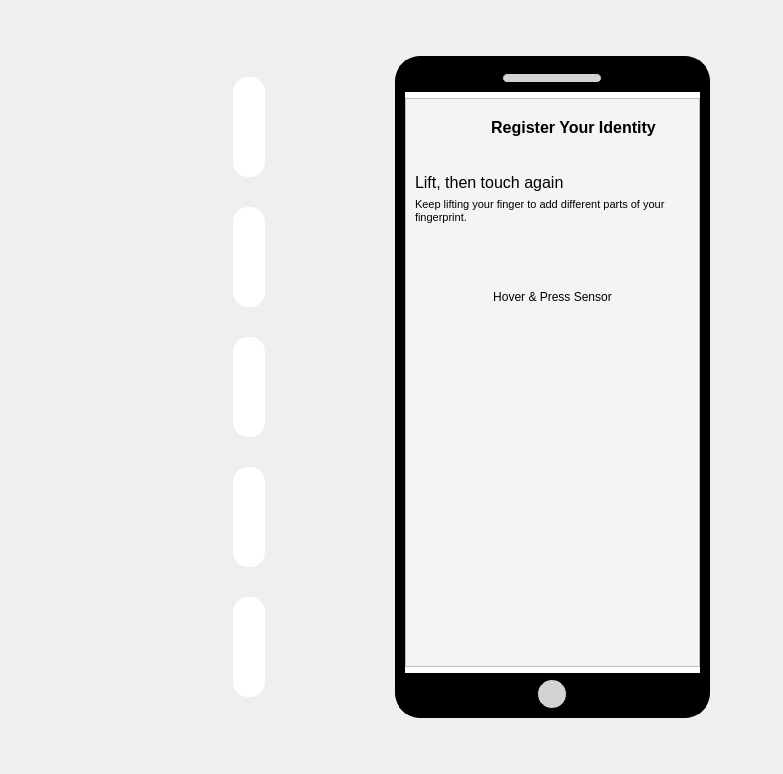
<?xml version="1.0" encoding="UTF-8"?>
<ui version="4.0">
 <class>Form</class>
 <widget class="QWidget" name="Form">
  <property name="geometry">
   <rect>
    <x>0</x>
    <y>0</y>
    <width>783</width>
    <height>774</height>
   </rect>
  </property>
  <property name="sizePolicy">
   <sizepolicy hsizetype="Expanding" vsizetype="Expanding">
    <horstretch>0</horstretch>
    <verstretch>0</verstretch>
   </sizepolicy>
  </property>
  <property name="windowTitle">
   <string>Form</string>
  </property>
  <property name="layoutDirection">
   <enum>Qt::LeftToRight</enum>
  </property>
  <property name="styleSheet">
   <string notr="true">#frame {
	background-color: #f4f4f4;
}

#title {
	font-weight: bold;
	font-size: 12pt;
}

#fingerprint_btn {
	border: none;
	margin: 20px 0px;
}

#finger_container QPushButton {
	max-width: 80px;
	height: 100px;
	border: none;
	background-color: #fff;
	border-radius: 15%;
}

#finger_container QPushButton:checked {
	border: 3px solid #4070f4;
}

#phone_frame {
	border: 10px solid black;
	border-radius: 25px;
	background-color: white;
}

#phone_top, #phone_bottom {
	background-color: black;
}

#phone_top_design {
	background-color: lightgrey;
	border: 1px solid;
	border-radius: 5px;
}

#phone_bottom_design {
	background-color: lightgrey;
	border: 1px solid;
	border-radius: 15px;
}</string>
  </property>
  <layout class="QHBoxLayout" name="horizontalLayout_2">
   <property name="spacing">
    <number>7</number>
   </property>
   <item alignment="Qt::AlignHCenter">
    <widget class="QWidget" name="finger_container" native="true">
     <property name="sizePolicy">
      <sizepolicy hsizetype="Preferred" vsizetype="Maximum">
       <horstretch>0</horstretch>
       <verstretch>0</verstretch>
      </sizepolicy>
     </property>
     <property name="minimumSize">
      <size>
       <width>150</width>
       <height>0</height>
      </size>
     </property>
     <property name="styleSheet">
      <string notr="true"/>
     </property>
     <layout class="QVBoxLayout" name="verticalLayout">
      <property name="spacing">
       <number>30</number>
      </property>
      <item alignment="Qt::AlignRight">
       <widget class="ShadowButton" name="fp3_btn">
        <property name="cursor">
         <cursorShape>PointingHandCursor</cursorShape>
        </property>
        <property name="text">
         <string/>
        </property>
        <property name="icon">
         <iconset>
          <normaloff>../../data/fingerprints/fp1.png</normaloff>../../data/fingerprints/fp1.png</iconset>
        </property>
        <property name="iconSize">
         <size>
          <width>70</width>
          <height>100</height>
         </size>
        </property>
        <property name="checkable">
         <bool>true</bool>
        </property>
       </widget>
      </item>
      <item alignment="Qt::AlignRight">
       <widget class="ShadowButton" name="fp2_btn">
        <property name="cursor">
         <cursorShape>PointingHandCursor</cursorShape>
        </property>
        <property name="text">
         <string/>
        </property>
        <property name="icon">
         <iconset>
          <normaloff>../../data/fingerprints/fp2.png</normaloff>../../data/fingerprints/fp2.png</iconset>
        </property>
        <property name="iconSize">
         <size>
          <width>70</width>
          <height>100</height>
         </size>
        </property>
        <property name="checkable">
         <bool>true</bool>
        </property>
       </widget>
      </item>
      <item alignment="Qt::AlignRight">
       <widget class="ShadowButton" name="fp1_btn">
        <property name="cursor">
         <cursorShape>PointingHandCursor</cursorShape>
        </property>
        <property name="text">
         <string/>
        </property>
        <property name="icon">
         <iconset>
          <normaloff>../../data/fingerprints/fp3.png</normaloff>../../data/fingerprints/fp3.png</iconset>
        </property>
        <property name="iconSize">
         <size>
          <width>70</width>
          <height>100</height>
         </size>
        </property>
        <property name="checkable">
         <bool>true</bool>
        </property>
       </widget>
      </item>
      <item alignment="Qt::AlignRight">
       <widget class="ShadowButton" name="fp4_btn">
        <property name="cursor">
         <cursorShape>PointingHandCursor</cursorShape>
        </property>
        <property name="text">
         <string/>
        </property>
        <property name="icon">
         <iconset>
          <normaloff>../../data/fingerprints/fp4.png</normaloff>../../data/fingerprints/fp4.png</iconset>
        </property>
        <property name="iconSize">
         <size>
          <width>70</width>
          <height>100</height>
         </size>
        </property>
        <property name="checkable">
         <bool>true</bool>
        </property>
       </widget>
      </item>
      <item alignment="Qt::AlignRight">
       <widget class="ShadowButton" name="fp5_btn">
        <property name="cursor">
         <cursorShape>PointingHandCursor</cursorShape>
        </property>
        <property name="text">
         <string/>
        </property>
        <property name="icon">
         <iconset>
          <normaloff>../../data/fingerprints/fp5.png</normaloff>../../data/fingerprints/fp5.png</iconset>
        </property>
        <property name="iconSize">
         <size>
          <width>70</width>
          <height>100</height>
         </size>
        </property>
        <property name="checkable">
         <bool>true</bool>
        </property>
       </widget>
      </item>
     </layout>
    </widget>
   </item>
   <item alignment="Qt::AlignLeft">
    <widget class="ShadowFrame" name="phone_frame">
     <property name="minimumSize">
      <size>
       <width>315</width>
       <height>500</height>
      </size>
     </property>
     <property name="maximumSize">
      <size>
       <width>315</width>
       <height>662</height>
      </size>
     </property>
     <property name="frameShape">
      <enum>QFrame::NoFrame</enum>
     </property>
     <property name="frameShadow">
      <enum>QFrame::Raised</enum>
     </property>
     <layout class="QVBoxLayout" name="verticalLayout_2">
      <property name="leftMargin">
       <number>0</number>
      </property>
      <property name="topMargin">
       <number>0</number>
      </property>
      <property name="rightMargin">
       <number>0</number>
      </property>
      <property name="bottomMargin">
       <number>0</number>
      </property>
      <item>
       <widget class="QWidget" name="phone_top" native="true">
        <property name="maximumSize">
         <size>
          <width>16777215</width>
          <height>30</height>
         </size>
        </property>
        <layout class="QHBoxLayout" name="horizontalLayout_5">
         <property name="leftMargin">
          <number>0</number>
         </property>
         <property name="topMargin">
          <number>7</number>
         </property>
         <property name="rightMargin">
          <number>0</number>
         </property>
         <property name="bottomMargin">
          <number>9</number>
         </property>
         <item>
          <widget class="QLabel" name="phone_top_design">
           <property name="sizePolicy">
            <sizepolicy hsizetype="Preferred" vsizetype="Fixed">
             <horstretch>0</horstretch>
             <verstretch>0</verstretch>
            </sizepolicy>
           </property>
           <property name="minimumSize">
            <size>
             <width>0</width>
             <height>0</height>
            </size>
           </property>
           <property name="maximumSize">
            <size>
             <width>100</width>
             <height>10</height>
            </size>
           </property>
           <property name="text">
            <string/>
           </property>
          </widget>
         </item>
        </layout>
       </widget>
      </item>
      <item>
       <widget class="QFrame" name="frame">
        <property name="frameShape">
         <enum>QFrame::StyledPanel</enum>
        </property>
        <property name="frameShadow">
         <enum>QFrame::Raised</enum>
        </property>
        <layout class="QVBoxLayout" name="verticalLayout_3">
         <item>
          <layout class="QHBoxLayout" name="horizontalLayout">
           <property name="topMargin">
            <number>10</number>
           </property>
           <property name="bottomMargin">
            <number>30</number>
           </property>
           <item>
            <widget class="QLabel" name="label_4">
             <property name="maximumSize">
              <size>
               <width>36</width>
               <height>36</height>
              </size>
             </property>
             <property name="text">
              <string/>
             </property>
             <property name="pixmap">
              <pixmap>../../resources/icons/finger.svg</pixmap>
             </property>
             <property name="scaledContents">
              <bool>true</bool>
             </property>
            </widget>
           </item>
           <item>
            <widget class="QLabel" name="title">
             <property name="text">
              <string>Register Your Identity</string>
             </property>
             <property name="alignment">
              <set>Qt::AlignCenter</set>
             </property>
            </widget>
           </item>
          </layout>
         </item>
         <item>
          <widget class="QLabel" name="short_instruction">
           <property name="sizePolicy">
            <sizepolicy hsizetype="Preferred" vsizetype="Maximum">
             <horstretch>0</horstretch>
             <verstretch>0</verstretch>
            </sizepolicy>
           </property>
           <property name="styleSheet">
            <string notr="true">font-size: 12pt;
font-weight: 400;</string>
           </property>
           <property name="text">
            <string>Lift, then touch again</string>
           </property>
          </widget>
         </item>
         <item>
          <widget class="QLabel" name="long_instruction">
           <property name="sizePolicy">
            <sizepolicy hsizetype="Preferred" vsizetype="Maximum">
             <horstretch>0</horstretch>
             <verstretch>0</verstretch>
            </sizepolicy>
           </property>
           <property name="styleSheet">
            <string notr="true">font-size: 8pt;</string>
           </property>
           <property name="text">
            <string>Keep lifting your finger to add different parts of your fingerprint.</string>
           </property>
           <property name="wordWrap">
            <bool>true</bool>
           </property>
          </widget>
         </item>
         <item alignment="Qt::AlignHCenter">
          <widget class="QPushButton" name="fingerprint_btn">
           <property name="sizePolicy">
            <sizepolicy hsizetype="Maximum" vsizetype="Maximum">
             <horstretch>0</horstretch>
             <verstretch>0</verstretch>
            </sizepolicy>
           </property>
           <property name="maximumSize">
            <size>
             <width>100</width>
             <height>200</height>
            </size>
           </property>
           <property name="cursor">
            <cursorShape>PointingHandCursor</cursorShape>
           </property>
           <property name="autoFillBackground">
            <bool>false</bool>
           </property>
           <property name="text">
            <string/>
           </property>
           <property name="icon">
            <iconset>
             <normaloff>../../resources/images/fp0.png</normaloff>../../resources/images/fp0.png</iconset>
           </property>
           <property name="iconSize">
            <size>
             <width>100</width>
             <height>300</height>
            </size>
           </property>
          </widget>
         </item>
         <item alignment="Qt::AlignHCenter">
          <widget class="QLabel" name="instruction_label">
           <property name="text">
            <string>Hover &amp; Press Sensor</string>
           </property>
           <property name="scaledContents">
            <bool>true</bool>
           </property>
           <property name="alignment">
            <set>Qt::AlignCenter</set>
           </property>
          </widget>
         </item>
         <item>
          <spacer name="verticalSpacer">
           <property name="orientation">
            <enum>Qt::Vertical</enum>
           </property>
           <property name="sizeHint" stdset="0">
            <size>
             <width>20</width>
             <height>157</height>
            </size>
           </property>
          </spacer>
         </item>
        </layout>
       </widget>
      </item>
      <item>
       <widget class="QWidget" name="phone_bottom" native="true">
        <property name="maximumSize">
         <size>
          <width>16777215</width>
          <height>35</height>
         </size>
        </property>
        <layout class="QHBoxLayout" name="horizontalLayout_6">
         <property name="spacing">
          <number>0</number>
         </property>
         <property name="leftMargin">
          <number>0</number>
         </property>
         <property name="topMargin">
          <number>6</number>
         </property>
         <property name="rightMargin">
          <number>0</number>
         </property>
         <property name="bottomMargin">
          <number>0</number>
         </property>
         <item>
          <widget class="QLabel" name="phone_bottom_design">
           <property name="sizePolicy">
            <sizepolicy hsizetype="Fixed" vsizetype="Fixed">
             <horstretch>0</horstretch>
             <verstretch>0</verstretch>
            </sizepolicy>
           </property>
           <property name="minimumSize">
            <size>
             <width>30</width>
             <height>30</height>
            </size>
           </property>
           <property name="text">
            <string/>
           </property>
          </widget>
         </item>
        </layout>
       </widget>
      </item>
     </layout>
    </widget>
   </item>
  </layout>
 </widget>
 <customwidgets>
  <customwidget>
   <class>ShadowFrame</class>
   <extends>QFrame</extends>
   <header location="global">widgets/shadow.h</header>
   <container>1</container>
  </customwidget>
  <customwidget>
   <class>ShadowButton</class>
   <extends>QPushButton</extends>
   <header location="global">widgets/shadow.h</header>
  </customwidget>
 </customwidgets>
 <resources/>
 <connections/>
</ui>
